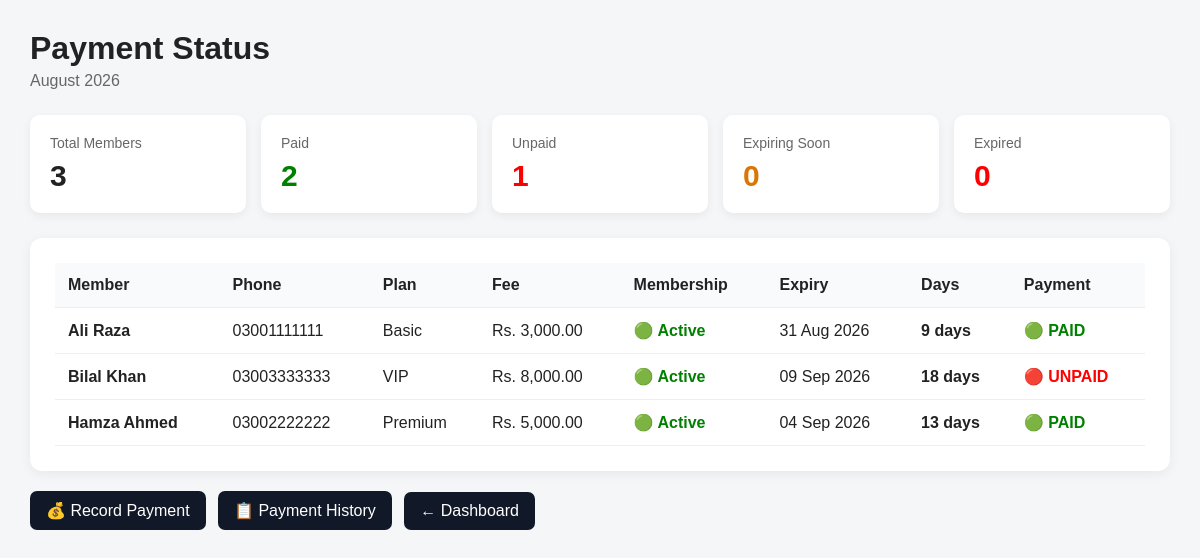
Screenshot of /payment_status.php (signed in) with the database file from the repository.
### tables this page shows
CREATE TABLE `member_memberships` (
  `membership_id` int NOT NULL AUTO_INCREMENT,
  `member_id` int NOT NULL,
  `plan_id` int NOT NULL,
  `start_date` date NOT NULL,
  `end_date` date NOT NULL,
  `status` enum('active','expired','cancelled') DEFAULT 'active',
  PRIMARY KEY (`membership_id`),
  KEY `member_id` (`member_id`),
  KEY `plan_id` (`plan_id`),
  CONSTRAINT `member_memberships_ibfk_1` FOREIGN KEY (`member_id`) REFERENCES `members` (`member_id`),
  CONSTRAINT `member_memberships_ibfk_2` FOREIGN KEY (`plan_id`) REFERENCES `membership_plans` (`plan_id`)
);

CREATE TABLE `members` (
  `member_id` int NOT NULL AUTO_INCREMENT,
  `gym_id` int NOT NULL,
  `name` varchar(100) NOT NULL,
  `phone` varchar(20) DEFAULT NULL,
  `email` varchar(150) DEFAULT NULL,
  `joining_date` date NOT NULL,
  `status` enum('active','inactive') DEFAULT 'active',
  PRIMARY KEY (`member_id`),
  KEY `fk_members_gym` (`gym_id`),
  CONSTRAINT `fk_members_gym` FOREIGN KEY (`gym_id`) REFERENCES `gyms` (`gym_id`)
);

CREATE TABLE `membership_plans` (
  `plan_id` int NOT NULL AUTO_INCREMENT,
  `gym_id` int NOT NULL,
  `plan_name` varchar(100) NOT NULL,
  `price` decimal(10,2) NOT NULL,
  `duration_months` int NOT NULL,
  `description` text,
  PRIMARY KEY (`plan_id`),
  KEY `fk_plans_gym` (`gym_id`),
  CONSTRAINT `fk_plans_gym` FOREIGN KEY (`gym_id`) REFERENCES `gyms` (`gym_id`)
);

### payment_status.php (the view, shortened to what this page needs)
<?php
require_once "backend/db.php";
$owner_id = $_SESSION["owner_id"];
$current_month = date("Y-m-01");
$today = date("Y-m-d");
$sql = "SELECT
            mm.membership_id,
            mm.member_id,
            mm.start_date,
            mm.end_date,
            m.name AS member_name,
            m.phone,
            mp.plan_name,
            mp.price,
            CASE
                WHEN mm.end_date < ? THEN 'expired'
                WHEN DATEDIFF(mm.end_date, ?) <= 7
                    THEN 'expiring'
                ELSE 'active'
            END AS membership_status,
            DATEDIFF(
                mm.end_date,
                ?
            ) AS days_remaining,
            CASE
                WHEN EXISTS (
                    SELECT 1
                    FROM payments p
                    WHERE p.membership_id =
                          mm.membership_id
                    AND p.payment_for_month = ?
                    AND p.payment_status = 'paid'
                )
                THEN 'paid'
                ELSE 'unpaid'
            END AS payment_status
        FROM member_memberships mm
        INNER JOIN members m
            ON mm.member_id = m.member_id
        INNER JOIN membership_plans mp
            ON mm.plan_id = mp.plan_id
        INNER JOIN gyms g
            ON m.gym_id = g.gym_id
        WHERE g.owner_id = ?
        ORDER BY
            CASE
                WHEN mm.end_date < ?
                    THEN 3
                WHEN DATEDIFF(mm.end_date, ?) <= 7
                    THEN 2
                ELSE 1
            END,
            m.name";
$stmt = $conn->prepare($sql);
$stmt->bind_param(
    "ssssiss",
    $today,
    $today,
    $today,
    $current_month,
    $owner_id,
    $today,
    $today
);
$stmt->execute();
$memberships = $stmt->get_result();
$total_members = 0;
$paid_count = 0;
$unpaid_count = 0;
$expired_count = 0;
$expiring_count = 0;
$rows = [];
while (
    $member =
    $memberships->fetch_assoc()
) {
    $rows[] = $member;
    $total_members++;
    if (
        $member["payment_status"]
        === "paid"
    ) {
        $paid_count++;
    } else {
        $unpaid_count++;
    }
}
?>
<!DOCTYPE html>
<html lang="en">
<head>
    <link rel = "stylesheet" href = "css/payment_status.css">
</head>
<body>
<div class="container">
    <div class="header">
        <div>
            <h1>
                Payment Status
            </h1>
            <div class="month">
                <?php
                echo date(
                    "F Y"
                );
                ?>
            </div>
        </div>
    </div>
    <div class="stats">
        <div class="stat-card">
            <div class="stat-title">
                Total Members
            </div>
            <div class="stat-number">
                <?php
                echo $total_members;
                ?>
            </div>
        </div>
        <div class="stat-card">
            <div class="stat-title">
                Paid
            </div>
            <div
                class="stat-number"
                style="color:green;"
            >
                <?php
                echo $paid_count;
                ?>
            </div>
        </div>
        <div class="stat-card">
            <div class="stat-title">
                Unpaid
            </div>
            <div
                class="stat-number"
                style="color:red;"
            >
                <?php
                echo $unpaid_count;
                ?>
            </div>
        </div>
        <div class="stat-card">
            <div class="stat-title">
                Expiring Soon
            </div>
            <div
                class="stat-number"
                style="color:#d97706;"
            >
                <?php
                echo $expiring_count;
                ?>
            </div>
        </div>
        <div class="stat-card">
            <div class="stat-title">
                Expired
            </div>
            <div
                class="stat-number"
                style="color:red;"
            >
                <?php
                echo $expired_count;
                ?>
            </div>
        </div>
    </div>
    <div class="card">
        <?php if (
            count($rows) > 0
        ): ?>
            <table>
                <thead>
                    <tr>
                        <th>
                            Member
                        </th>
                        <th>
                            Phone
                        </th>
                        <th>
                            Plan
                        </th>
                        <th>
                            Fee
                        </th>
                        <th>
                            Membership
                        </th>
                        <th>
                            Expiry
                        </th>
                        <th>
                            Days
                        </th>
                        <th>
                            Payment
                        </th>
                    </tr>
                </thead>
                <tbody>
                <?php foreach (
                    $rows as $member
                ): ?>
                    <tr>
                        <td>
                            <strong>
                                <?php
                                echo htmlspecialchars(
                                    $member[
                                        "member_name"
                                    ]
                                );
                                ?>
                            </strong>
                        </td>
                        <td>
                            <?php
                            echo htmlspecialchars(
                                $member[
                                    "phone"
                                ] ?? "-"
                            );
                            ?>
                        </td>
                        <td>
                            <?php
                            echo htmlspecialchars(
                                $member[
                                    "plan_name"
                                ]
                            );
                            ?>
                        </td>
                        <td>
                            Rs.
                            <?php
                            echo number_format(
                                $member[
                                    "price"
                                ],
                                2
                            );
                            ?>
                        </td>
                        <td>
                            <?php if (
                                $member[
                                    "membership_status"
                                ]
                                === "active"
                            ): ?>
                                <span class="active">
                                    🟢 Active
                                </span>
                            <?php elseif (
                                $member[
                                    "membership_status"
                                ]
                                === "expiring"
                            ): ?>
                                <span class="expiring">
                                    🟠 Expiring Soon
                                </span>
                            <?php else: ?>
                                <span class="expired">
                                    🔴 Expired
                                </span>
                            <?php endif; ?>
                        </td>
                        <td>
                            <?php
                            echo date(
                                "d M Y",
                                strtotime(
                                    $member[
                                        "end_date"
                                    ]
                                )
                            );
                            ?>
                        </td>
                        <td class="days">
                            <?php if (
                                $member[
                                    "membership_status"
                                ]
                                === "expired"
                            ): ?>
                                <span
                                    class="expired"
                                >
                                    Expired
                                </span>
                            <?php else: ?>
                                <?php
                                echo
                                    $member[
                                        "days_remaining"
                                    ];
                                ?>
                                days
                            <?php endif; ?>
                        </td>
                        <td>
                            <?php if (
                                $member[
                                    "payment_status"
                                ]
                                === "paid"
                            ): ?>
                                <span class="paid">
                                    🟢 PAID
                                </span>
                            <?php else: ?>
                                <span class="unpaid">
                                    🔴 UNPAID
                                </span>
                            <?php endif; ?>
                        </td>
                    </tr>
                <?php endforeach; ?>
                </tbody>
            </table>
        <?php endif; ?>
    </div>
    <div class="actions">
        <a
            href="make_payment.php"
            class="button"
        >
            💰 Record Payment
        </a>
        <a
            href="payments.php"
            class="button"
        >
            📋 Payment History
        </a>
        <a
            href="dashboard.php"
            class="button"
        >
            ← Dashboard
        </a>
    </div>
</div>
</body>
</html>

### css/payment_status.css (style rules this page uses)
* { box-sizing: border-box; }
body { margin: 0; font-family: Arial, sans-serif; background: #f4f6f8; color: #222; }
.container { max-width: 1200px; margin: auto; padding: 30px; }
.header { display: flex; justify-content: space-between; align-items: center; margin-bottom: 25px; }
.header h1 { margin: 0; }
.month { color: #666; margin-top: 5px; }
.stats { display: grid; grid-template-columns: repeat(5, 1fr); gap: 15px; margin-bottom: 25px; }
.stat-card { background: white; padding: 20px; border-radius: 10px; box-shadow: 0 3px 10px rgba(0, 0, 0, 0.06); }
.stat-title { color: #666; font-size: 14px; }
.stat-number { font-size: 30px; font-weight: bold; margin-top: 8px; }
.card { background: white; padding: 25px; border-radius: 12px; box-shadow: 0 3px 12px rgba(0, 0, 0, 0.06); overflow-x: auto; }
table { width: 100%; border-collapse: collapse; }
th, td { padding: 13px; text-align: left; border-bottom: 1px solid #eee; }
th { background: #f8fafc; white-space: nowrap; }
.paid { color: green; font-weight: bold; }
.unpaid { color: red; font-weight: bold; }
.active { color: green; font-weight: bold; }
.days { font-weight: bold; }
.actions { margin-top: 20px; }
.button { display: inline-block; padding: 10px 16px; background: #111827; color: white; text-decoration: none; border-radius: 7px; margin-right: 8px; }

### rows the page displays
member_memberships: member.name "Ali Raza", member.phone "03001111111", plan.plan_name "Basic", plan.price "3,000.00", end_date "31 Aug 2026", member "9", shows "🟢 PAID"
member_memberships: member.name "Bilal Khan", member.phone "03003333333", plan.plan_name "VIP", plan.price "8,000.00", end_date "09 Sep 2026", member "18", shows "🔴 UNPAID"
member_memberships: member.name "Hamza Ahmed", member.phone "03002222222", plan.plan_name "Premium", plan.price "5,000.00", end_date "04 Sep 2026", member "13", shows "🟢 PAID"

### other values shown
$total_members "3"
$paid_count "2"
$unpaid_count "1"
$expiring_count "0"
$expired_count "0"
